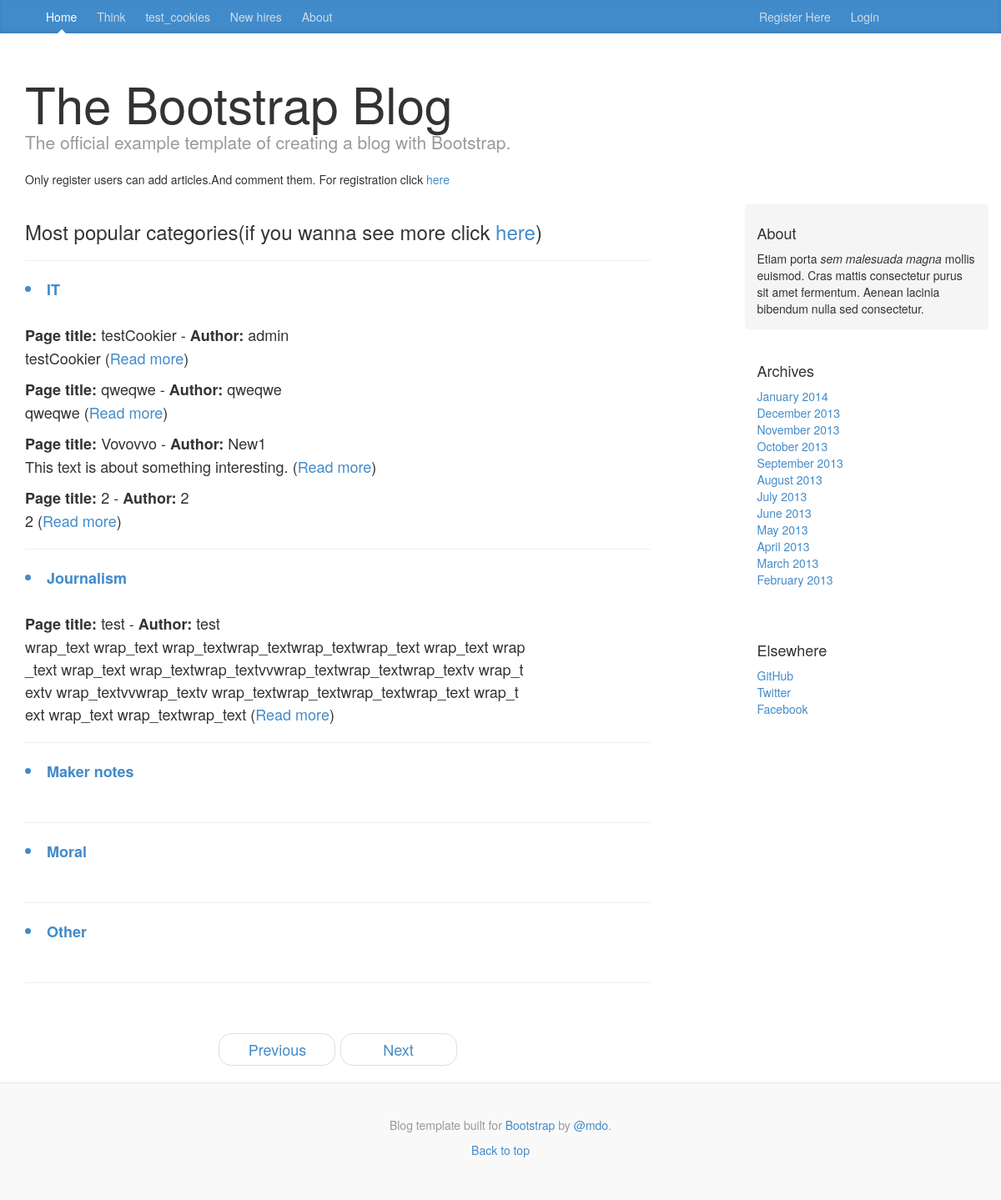
The app's page /, older data.
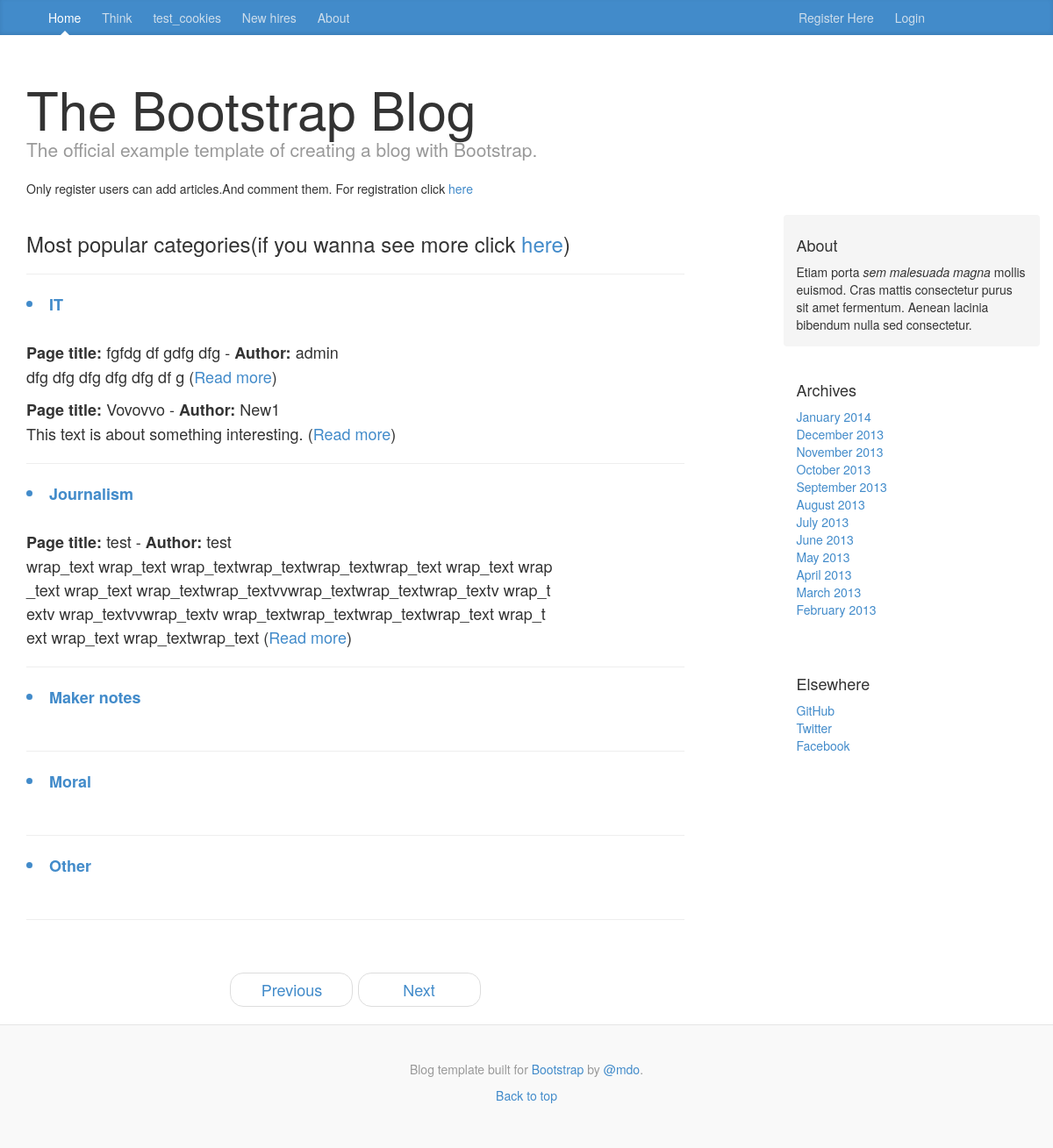
The same page, newer data.
### blog/models.py (models this page shows, shortened)
class Category(models.Model):
    name = models.CharField(max_length=256,unique=True)
    slug = models.SlugField(unique=True)
    note_number = models.IntegerField(default=0)
    class Meta:
        verbose_name_plural = 'categories'

class Page(models.Model):
    category = models.ForeignKey(Category)
    id = models.IntegerField(primary_key=True)
    title = models.CharField(max_length=128)
    author = models.CharField(max_length=128)
    date_print = models.DateTimeField(auto_now_add=True)
    content = models.CharField(max_length=5000,)
    views = models.IntegerField(default=0)
    likes = models.IntegerField(default=0)
    favorite = models.BooleanField(default=False)

### blog/views.py (the view)
# urls.py: url(r'^$', views.index,name='blog'),
def index(request):
    category_list = Category.objects.order_by('name')[:5]
    page_list = Page.objects.order_by('-title')[:5]
    context_dict = {'categories': category_list, 'pages': page_list}
    return render(request, 'blog/index.html', context_dict)

### template/blog/index.html (shortened to what this page needs)
{% extends 'blog/base.html' %}
{% block body_block %}
    <div class="blog-post">
        <h3>Most popular categories(if you wanna see more click  <a href="{% url 'categories_list' %}">here</a>)</h3>
    <hr>
        {% if categories %}
            {% for category  in categories %}
                <a href="{% url 'show_category' category.slug  %}"><li><strong>{{ category.name }}</strong></li></a><br>
                {% if pages %}
                        {% for page in pages %}
                            {% if page.category == category %}
                                    <strong>Page title:</strong> {{ page.title }} -
                                        <strong>Author:</strong> {{ page.author }}<br>
                                            <p id="wrap_text" >{{  page.content }}
                                                (<a href="{% url 'show_page' page.id %}">Read more</a>)</p>
                            {% endif %}
                        {% endfor %} <hr>
                {% endif %}
            {% endfor %}
        {% else %}
            Something wrong
        {% endif %}
    </div>
  <ul class="pager">
    <li><a href="#">Previous</a></li>
    <li><a href="#">Next</a></li>
  </ul>
{% endblock %}

Row changes from the older to the newer data that the page shows:
removed Page: title "testCookier", author "admin", content "testCookier", shown under Category "IT"
removed Page: title "qweqwe", author "qweqwe", content "qweqwe", shown under Category "IT"
removed Page: title "2", author "2", content "2", shown under Category "IT"
added Page: title "fgfdg df gdfg dfg", author "admin", content "dfg dfg dfg dfg dfg df g", shown under Category "IT"
